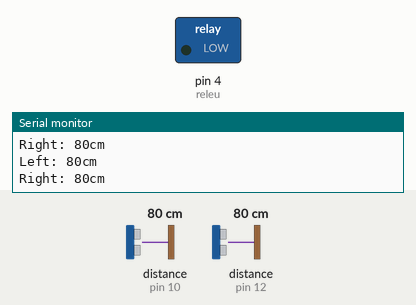
This sketch was run on a simulated Arduino Uno, built with avr-gcc and run on an emulated ATmega328P. Parts: switched loads named in the sketch (green lamp = pin HIGH), the last lines printed to the serial monitor. Wiring (inferred from the names in the program): 2 × ultrasonic range finder: trigger pin 9, echo pin 10 / trigger pin 11, echo pin 12. The test bench sets the inputs (shaded band); at power-on: distance to the obstacle (sensors on pin 10, pin 12) 80 cm. The echo pulse lasts 58.3 µs per cm; pins used as bus, display or sensor lines are not drawn.

Above: at 1.2 s.
1.3 s: distance to the obstacle (sensor on pin 10) set to 28 cm
4.3 s: distance to the obstacle (sensor on pin 10) set to 23 cm
At 4.6 s:
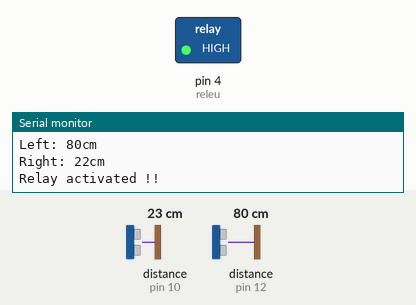
5.8 s: distance to the obstacle (sensor on pin 10) set to 35 cm
At 8.1 s:
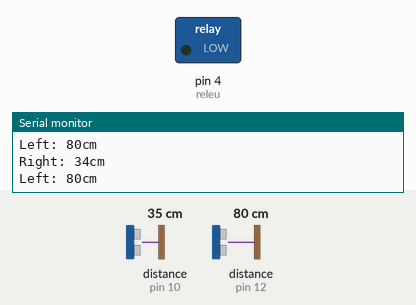
8.8 s: distance to the obstacle (sensor on pin 10) set to 2 cm
At 10.2 s:
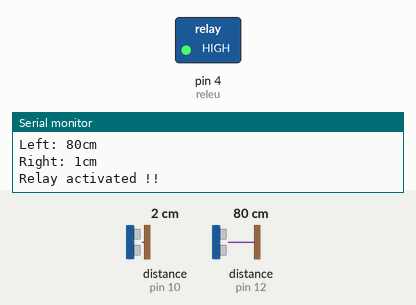
Timing chart, 0 to 11.3 s (numbered marks = the images above; inputs shaded):
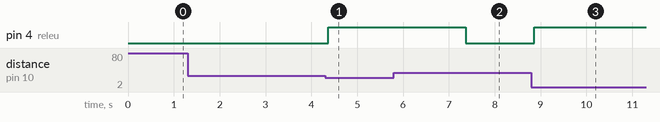

The sketch:

bidirectional_detection_ultrasonic.ino
```cpp
/*************************************************************************************************
**************************************************************************************************
Motion Follow
Created by Calvin Kielas-Jensen
Using an Arduino UNO, check Instructables.com for the circuit diagram.
This script allows two ultrasonic range sensors to follow movement while mounted on the top of a
servo. The distance threshold can be changed but should not be set too far as the sensors will
begin to fail.
Anyone is welcome to use and modify this code as long as I am given credit. Thank you for
respecting the open source movement!
**************************************************************************************************
Nicu FLORICA aka niq_ro made some changes in sketch to use 2 sensors
see http://www.tehnic.go.ro &
http://arduinotehniq.com/
*************************************************************************************************/

const int Lecho = 12, Recho = 10, Ltrig = 11, Rtrig = 9, releu = 4; //setting sensor pins and relay pin

// establish variables for duration
// and the distance result in inches
long Rduration, Lduration, Rinches, Linches, Rcm, Lcm;

int threshold = 25; //Sensor threshold in cm

//boolean debug = false; //Serial communication for debuging. Set to true for serial communication.
boolean debug = true; //Serial communication for debuging. Set to true for serial communication.

unsigned long tpactivare = 3000;

void setup() {
  // initialize serial communication:
  if (debug)
  {
    Serial.begin(9600);
  }
  Serial.println();
  Serial.println("Dual Gate...");
   pinMode(releu, OUTPUT);
  digitalWrite(releu, LOW);
}

void loop()
{
  //Most of the sensor code has been taken from David Mellis's PING sensor code
  //I modified it for a 4 pin sensor as oppsed to the 3 pin sensor
  // Give a short LOW pulse beforehand to ensure a clean HIGH pulse:
  pinMode(Rtrig, OUTPUT);
  digitalWrite(Rtrig, LOW);
  delayMicroseconds(2);
  digitalWrite(Rtrig, HIGH);
  delayMicroseconds(5);
  digitalWrite(Rtrig, LOW);
  Rduration = pulseIn(Recho, HIGH);
  Rcm = Rduration/58;

  pinMode(Ltrig, OUTPUT);
  digitalWrite(Ltrig, LOW);
  delayMicroseconds(2);
  digitalWrite(Ltrig, HIGH);
  delayMicroseconds(5);
  digitalWrite(Ltrig, LOW);
  Lduration = pulseIn(Lecho, HIGH);
  Lcm = Lduration/58;

  if (debug)
  {
    Serial.print("Left: ");
    Serial.print(Lcm);
    Serial.println("cm");

    Serial.print("Right: ");
    Serial.print(Rcm);
    Serial.println("cm");
  }

if ((Rcm < threshold) or (Lcm < threshold))
{
  if (debug)
  {
    Serial.println("Relay activated !!");
  }
  digitalWrite(releu, HIGH);
  delay(tpactivare);
  digitalWrite(releu, LOW);
}


}  // end main loop
```

Measured:
- the behaviour switches between 26 and 25 cm on distance to the obstacle (sensor on pin 10) (found by bisection; images 0 and 1)
- after the input at 4.3 s, pin 4 (releu): LOW → HIGH after 0.06 s
- after the input at 5.8 s, pin 4 (releu): HIGH → LOW after 1.6 s
- after the input at 8.8 s, pin 4 (releu): LOW → HIGH after 0.06 s
